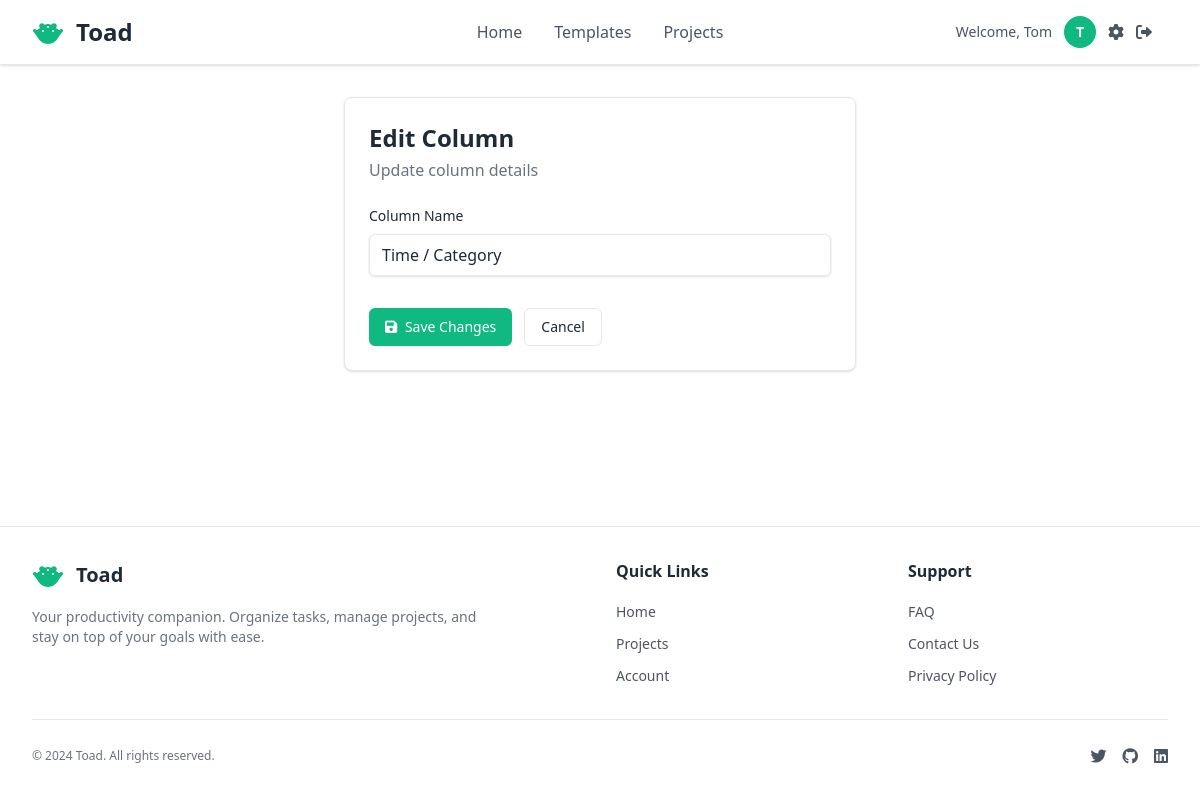
The page /projects/1/columns/1/edit/ (signed in) on the database its author committed.
### accounts/models.py (models this page shows, shortened)
class User(AbstractUser):
    username = None  # Remove username field
    email = models.EmailField(unique=True, help_text='Required. Enter a valid email address.')
    first_name = models.CharField(max_length=30, help_text='Required. Enter your first name.')
    last_name = models.CharField(max_length=30, blank=True, help_text='Optional. Enter your last name.')
    USERNAME_FIELD = 'email'
    REQUIRED_FIELDS = ['first_name']  # Fields required when creating superuser (email is already included)
    objects = CustomUserManager()
    def get_short_name(self):
        return self.first_name

### pages/models.py (models this page shows, shortened)
class ColumnHeader(models.Model):
    project = models.ForeignKey(Project, on_delete=models.CASCADE, related_name='column_headers')
    name = models.CharField(max_length=100)
    is_category_column = models.BooleanField(default=False) # To identify the first "Time / Category" like column
    order = models.PositiveIntegerField(default=0) # For maintaining column order
    created_at = models.DateTimeField(auto_now_add=True)
    updated_at = models.DateTimeField(auto_now=True)
    class Meta:
        ordering = ['order', 'created_at']
        indexes = [
            models.Index(fields=['project', 'is_category_column', 'order']),  # For ordered column queries
        ]

### pages/specific_views/project_views.py (the view, shortened to what this page needs)
# urls.py: path('projects/<int:project_pk>/columns/<int:col_pk>/edit/', views.column_edit_view, name='column_edit'),
def column_edit_view(request, project_pk, col_pk):
    project = get_object_or_404(Project, pk=project_pk, user=request.user)
    column = get_object_or_404(ColumnHeader, pk=col_pk, project=project)
    if request.method == 'POST':
        form = ColumnHeaderForm(request.POST, instance=column)
        if form.is_valid():
            form.save()
            if request.headers.get('HX-Request'):
                return JsonResponse({
                    'success': True,
                    'message': f'Column "{column.name}" updated successfully!'
                })
            messages.success(request, f'Column "{column.name}" updated successfully!')
            return redirect('pages:project_grid', pk=project.pk)
        else:
            if request.headers.get('HX-Request'):
                return JsonResponse({
                    'success': False,
                    'errors': form.errors
                }, status=422)
            messages.error(request, 'Please correct the errors below.')
            return redirect('pages:project_grid', pk=project.pk)
    else:
        form = ColumnHeaderForm(instance=column)
    return render(request, 'pages/grid/actions_new_page/grid_item_form.html', {
        'form': form,
        'project': project,
        'item': column,
        'item_type': 'column',
        'title': 'Edit Column'
    })

### pages/forms.py
class ColumnHeaderForm(forms.ModelForm):
    class Meta:
        model = ColumnHeader
        fields = ['name']
        widgets = {
            'name': forms.TextInput(attrs={
                'class': 'w-full px-3 py-2 border border-[var(--border-color)] rounded-md shadow-sm placeholder-[var(--text-secondary)] focus:outline-none focus:ring-2 focus:ring-[var(--primary-action-bg)] focus:border-[var(--primary-action-bg)] text-[var(--text-primary)]',
                'placeholder': 'Enter column name...',
                'required': True,
            }),
        }

### pages/templates/pages/grid/actions_new_page/grid_item_form.html (shortened to what this page needs)
{% extends "pages/layout.html" %}
{% block content %}
<div class="max-w-lg mx-auto">
    <div class="bg-[var(--container-bg)] rounded-lg shadow-sm border border-[var(--border-color)] p-6">
        <div class="mb-6">
            <h2 class="text-2xl font-bold text-[var(--title-text)]">{{ title }}</h2>
            <p class="text-[var(--subtitle-text)] mt-1">
                {% if item %}Update {{ item_type }} details{% else %}Add a new {{ item_type }} to organize your tasks{% endif %}
            </p>
        </div>
        <form method="post" class="space-y-4">
            <div>
                <label for="id_name" class="block text-sm font-medium text-[var(--text-primary)] mb-2">
                    {{ item_type|title }} Name
                </label>
                {{ form.name }}
            </div>
            <div class="flex space-x-3 pt-4">
                <button type="submit"
                        class="bg-[var(--primary-action-bg)] hover:bg-[var(--primary-action-hover-bg)] text-[var(--primary-action-text)] px-4 py-2 rounded-md text-sm font-medium transition-colors">
                    <i class="fas fa-save mr-1"></i>
                    {% if item %}Save Changes{% else %}Create {{ item_type|title }}{% endif %}
                </button>
                <a href="{% url 'pages:project_grid' pk=project.pk %}"
                   class="bg-[var(--container-bg)] hover:bg-[var(--grid-header-bg)] text-[var(--text-primary)] border border-[var(--border-color)] px-4 py-2 rounded-md text-sm font-medium transition-colors">
                    Cancel
                </a>
            </div>
        </form>
    </div>
</div>
{% endblock %}

### pages/templates/pages/layout.html (shortened to what this page needs)
<!DOCTYPE html>
{% load static %}
<html lang="en">
<head>
    <link rel="preload" href="https://cdnjs.cloudflare.com/ajax/libs/font-awesome/6.0.0/css/all.min.css" as="style" onload="this.onload=null;this.rel='stylesheet'">
    <link rel="stylesheet" href="{% static 'css/master.css' %}">
</head>
<body class="bg-[var(--main-bg)] min-h-screen flex flex-col">
    <nav class="bg-[var(--container-bg)] shadow-sm border-b border-[var(--border-color)]">
        <div class="w-full px-4 sm:px-6 lg:px-8">
            <div class="relative flex items-center h-16">
                <div class="flex items-center space-x-3">
                    <h1 class="text-2xl font-bold text-[var(--title-text)]">Toad</h1>
                </div>
                <div class="hidden md:flex absolute left-1/2 transform -translate-x-1/2 items-center space-x-8">
                    <a href="{% url 'pages:home' %}" class="text-[var(--text-secondary)] hover:text-[var(--title-text)] transition-colors duration-200 font-medium whitespace-nowrap">
                        Home
                    </a>
                    <a href="{% url 'pages:templates_overview' %}" class="text-[var(--text-secondary)] hover:text-[var(--title-text)] transition-colors duration-200 font-medium whitespace-nowrap">
                        Templates
                    </a>
                    {% if user.is_authenticated %}
                    <a href="{% url 'pages:project_list' %}" class="text-[var(--text-secondary)] hover:text-[var(--title-text)] transition-colors duration-200 font-medium whitespace-nowrap">
                        Projects
                    </a>
                    {% endif %}
                </div>
                <div class="ml-auto flex items-center space-x-4">
                    {% if user.is_authenticated %}
                        <div class="hidden lg:flex items-center space-x-3">
                            <span class="text-[var(--text-secondary)] text-sm whitespace-nowrap">Welcome, {{ user.get_short_name }}</span>
                            <div class="w-8 h-8 bg-[var(--primary-action-bg)] rounded-full flex items-center justify-center">
                                <span class="text-[var(--primary-action-text)] text-sm font-semibold">
                                    {{ user.first_name|first|upper }}
                                </span>
                            </div>
                            <a href="{% url 'accounts:account_settings' %}" class="text-[var(--text-secondary)] hover:text-[var(--title-text)] transition-colors duration-200">
                                <i class="fas fa-cog"></i>
                            </a>
                            <a href="{% url 'accounts:logout' %}" class="text-[var(--text-secondary)] hover:text-[var(--title-text)] transition-colors duration-200">
                                <i class="fas fa-sign-out-alt"></i>
                            </a>
                        </div>
                    {% else %}
                        <a href="{% url 'accounts:login' %}" class="bg-[var(--primary-action-bg)] hover:bg-[var(--primary-action-hover-bg)] text-[var(--primary-action-text)] px-4 py-2 rounded-md text-sm font-medium transition-colors duration-200 whitespace-nowrap">
                            Sign In
                        </a>
                    {% endif %}
                </div>
            </div>
        </div>
    </nav>
    <main class="flex-1">
        <div id="app" class="min-h-full p-4 sm:p-6 md:p-8">
            <div class="max-w-full mx-auto">
                {% block content %}
                {% endblock %}
            </div>
        </div>
    </main>
    <footer class="bg-[var(--container-bg)] border-t border-[var(--border-color)] mt-auto">
        <div class="max-w-7xl mx-auto px-4 sm:px-6 lg:px-8 py-8">
            <div class="grid grid-cols-1 md:grid-cols-4 gap-8">
                <div class="col-span-1 md:col-span-2">
                    <div class="flex items-center space-x-3 mb-4">
                        <h2 class="text-xl font-bold text-[var(--title-text)]">Toad</h2>
                    </div>
                    <p class="text-[var(--subtitle-text)] text-sm max-w-md">
                        Your productivity companion. Organize tasks, manage projects, and stay on top of your goals with ease.
                    </p>
                </div>
                <div>
                    <h3 class="text-[var(--title-text)] font-semibold mb-4">Quick Links</h3>
                    <ul class="space-y-2">
                        <li><a href="{% url 'pages:home' %}" class="text-[var(--text-secondary)] hover:text-[var(--primary-action-bg)] transition-colors duration-200 text-sm">Home</a></li>
                        {% if user.is_authenticated %}
                        <li><a href="{% url 'pages:project_list' %}" class="text-[var(--text-secondary)] hover:text-[var(--primary-action-bg)] transition-colors duration-200 text-sm">Projects</a></li>
                        {% endif %}
                        <li><a href="{% url 'accounts:login' %}" class="text-[var(--text-secondary)] hover:text-[var(--primary-action-bg)] transition-colors duration-200 text-sm">{% if user.is_authenticated %}Account{% else %}Sign In{% endif %}</a></li>
                    </ul>
                </div>
                <div>
                    <h3 class="text-[var(--title-text)] font-semibold mb-4">Support</h3>
                    <ul class="space-y-2">
                        <li><a href="#" class="text-[var(--text-secondary)] hover:text-[var(--primary-action-bg)] transition-colors duration-200 text-sm">FAQ</a></li>
                        <li><a href="#" class="text-[var(--text-secondary)] hover:text-[var(--primary-action-bg)] transition-colors duration-200 text-sm">Contact Us</a></li>
                        <li><a href="#" class="text-[var(--text-secondary)] hover:text-[var(--primary-action-bg)] transition-colors duration-200 text-sm">Privacy Policy</a></li>
                    </ul>
                </div>
            </div>
            <div class="border-t border-[var(--border-color)] mt-8 pt-6 flex flex-col sm:flex-row justify-between items-center">
                <p class="text-[var(--subtitle-text)] text-xs">
                    &copy; 2024 Toad. All rights reserved.
                </p>
                <div class="flex items-center space-x-4 mt-4 sm:mt-0">
                    <a href="#" class="text-[var(--text-secondary)] hover:text-[var(--primary-action-bg)] transition-colors duration-200">
                        <i class="fab fa-twitter"></i>
                    </a>
                    <a href="#" class="text-[var(--text-secondary)] hover:text-[var(--primary-action-bg)] transition-colors duration-200">
                        <i class="fab fa-github"></i>
                    </a>
                    <a href="#" class="text-[var(--text-secondary)] hover:text-[var(--primary-action-bg)] transition-colors duration-200">
                        <i class="fab fa-linkedin"></i>
                    </a>
                </div>
            </div>
        </div>
    </footer>
</body>
</html>

### rows shown on the page
User: get_short_name "Tom", first_name|first "T"
ColumnHeader: name "Time / Category"

### other values the page prints
{{ title }} "Edit Column"
{{ item_type }} "column"
{{ item_type|title }} "Column"
